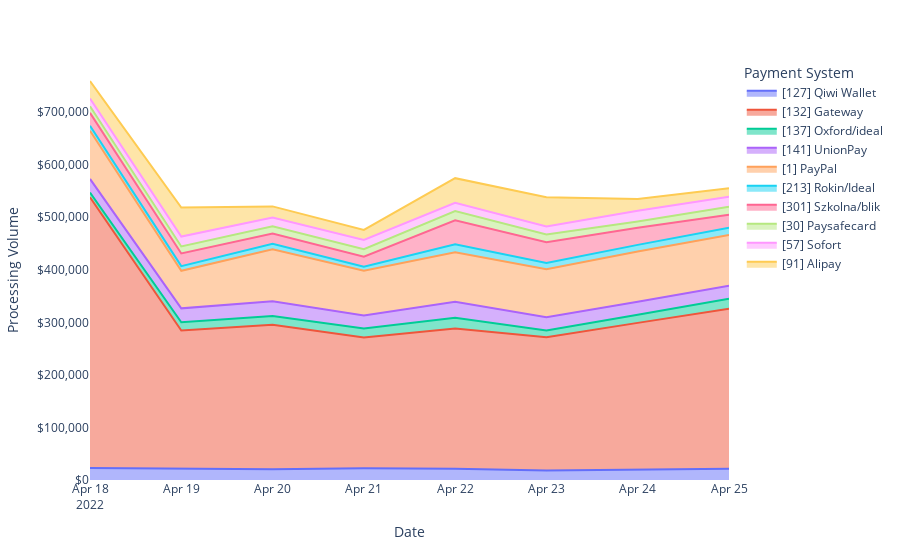

Notebook code for this chart:
### Code cell
graph_top_ps_daily_PV(data)

### Figure 1 — Plotly figure (JSON) as saved in the notebook; plotly's stock layout.template omitted (floating-point values rounded to 4 significant figures)
{"data": [{"legendgroup": "[127] Qiwi Wallet", "line": {"color": "#636efa"}, "marker": {"symbol": "circle"}, "mode": "lines", "name": "[127] Qiwi Wallet", "orientation": "v", "showlegend": true, "stackgroup": "1", "type": "scatter", "visible": true, "x": ["2022-04-18", "2022-04-19", "2022-04-20", "2022-04-21", "2022-04-22", "2022-04-23", "2022-04-24", "2022-04-25"], "xaxis": "x", "y": [22620.0, 21440.0, 20450.0, 22280.0, 21400.0, 18190.0, 19990.0, 21580.0], "yaxis": "y"}, {"legendgroup": "[132] Gateway", "line": {"color": "#EF553B"}, "marker": {"symbol": "circle"}, "mode": "lines", "name": "[132] Gateway", "orientation": "v", "showlegend": true, "stackgroup": "1", "type": "scatter", "visible": true, "x": ["2022-04-18", "2022-04-19", "2022-04-20", "2022-04-21", "2022-04-22", "2022-04-23", "2022-04-24", "2022-04-25"], "xaxis": "x", "y": [515300.0, 263100.0, 275100.0, 249100.0, 266900.0, 253300.0, 279000.0, 304300.0], "yaxis": "y"}, {"legendgroup": "[137] Oxford/ideal", "line": {"color": "#00cc96"}, "marker": {"symbol": "circle"}, "mode": "lines", "name": "[137] Oxford/ideal", "orientation": "v", "showlegend": true, "stackgroup": "1", "type": "scatter", "visible": true, "x": ["2022-04-18", "2022-04-19", "2022-04-20", "2022-04-21", "2022-04-22", "2022-04-23", "2022-04-24", "2022-04-25"], "xaxis": "x", "y": [8950.0, 15570.0, 16690.0, 16880.0, 20270.0, 12910.0, 15360.0, 19080.0], "yaxis": "y"}, {"legendgroup": "[141] UnionPay", "line": {"color": "#ab63fa"}, "marker": {"symbol": "circle"}, "mode": "lines", "name": "[141] UnionPay", "orientation": "v", "showlegend": true, "stackgroup": "1", "type": "scatter", "visible": true, "x": ["2022-04-18", "2022-04-19", "2022-04-20", "2022-04-21", "2022-04-22", "2022-04-23", "2022-04-24", "2022-04-25"], "xaxis": "x", "y": [26000.0, 26490.0, 27820.0, 24850.0, 30740.0, 25320.0, 24940.0, 24630.0], "yaxis": "y"}, {"legendgroup": "[1] PayPal", "line": {"color": "#FFA15A"}, "marker": {"symbol": "circle"}, "mode": "lines", "name": "[1] PayPal", "orientation": "v", "showlegend": true, "stackgroup": "1", "type": "scatter", "visible": true, "x": ["2022-04-18", "2022-04-19", "2022-04-20", "2022-04-21", "2022-04-22", "2022-04-23", "2022-04-24", "2022-04-25"], "xaxis": "x", "y": [91570.0, 71450.0, 98800.0, 85190.0, 94100.0, 91270.0, 95390.0, 96760.0], "yaxis": "y"}, {"legendgroup": "[213] Rokin/Ideal", "line": {"color": "#19d3f3"}, "marker": {"symbol": "circle"}, "mode": "lines", "name": "[213] Rokin/Ideal", "orientation": "v", "showlegend": true, "stackgroup": "1", "type": "scatter", "visible": true, "x": ["2022-04-18", "2022-04-19", "2022-04-20", "2022-04-21", "2022-04-22", "2022-04-23", "2022-04-24", "2022-04-25"], "xaxis": "x", "y": [9513.0, 8859.0, 10470.0, 7570.0, 14880.0, 12160.0, 12680.0, 13570.0], "yaxis": "y"}, {"legendgroup": "[301] Szkolna/blik", "line": {"color": "#FF6692"}, "marker": {"symbol": "circle"}, "mode": "lines", "name": "[301] Szkolna/blik", "orientation": "v", "showlegend": true, "stackgroup": "1", "type": "scatter", "visible": true, "x": ["2022-04-18", "2022-04-19", "2022-04-20", "2022-04-21", "2022-04-22", "2022-04-23", "2022-04-24", "2022-04-25"], "xaxis": "x", "y": [24710.0, 24180.0, 19880.0, 18870.0, 45930.0, 39100.0, 32820.0, 24660.0], "yaxis": "y"}, {"legendgroup": "[30] Paysafecard", "line": {"color": "#B6E880"}, "marker": {"symbol": "circle"}, "mode": "lines", "name": "[30] Paysafecard", "orientation": "v", "showlegend": true, "stackgroup": "1", "type": "scatter", "visible": true, "x": ["2022-04-18", "2022-04-19", "2022-04-20", "2022-04-21", "2022-04-22", "2022-04-23", "2022-04-24", "2022-04-25"], "xaxis": "x", "y": [12500.0, 13230.0, 13760.0, 14380.0, 17450.0, 14730.0, 11790.0, 15380.0], "yaxis": "y"}, {"legendgroup": "[57] Sofort", "line": {"color": "#FF97FF"}, "marker": {"symbol": "circle"}, "mode": "lines", "name": "[57] Sofort", "orientation": "v", "showlegend": true, "stackgroup": "1", "type": "scatter", "visible": true, "x": ["2022-04-18", "2022-04-19", "2022-04-20", "2022-04-21", "2022-04-22", "2022-04-23", "2022-04-24", "2022-04-25"], "xaxis": "x", "y": [14690.0, 18940.0, 16520.0, 17720.0, 15760.0, 15470.0, 20450.0, 18820.0], "yaxis": "y"}, {"legendgroup": "[91] Alipay", "line": {"color": "#FECB52"}, "marker": {"symbol": "circle"}, "mode": "lines", "name": "[91] Alipay", "orientation": "v", "showlegend": true, "stackgroup": "1", "type": "scatter", "visible": true, "x": ["2022-04-18", "2022-04-19", "2022-04-20", "2022-04-21", "2022-04-22", "2022-04-23", "2022-04-24", "2022-04-25"], "xaxis": "x", "y": [33310.0, 55150.0, 21150.0, 18950.0, 46840.0, 55510.0, 22270.0, 16170.0], "yaxis": "y"}], "layout": {"autosize": true, "hovermode": "x", "legend": {"title": {"text": "Payment System"}, "tracegroupgap": 0}, "margin": {"t": 60}, "plot_bgcolor": "white", "xaxis": {"anchor": "y", "autorange": true, "domain": [0, 1], "range": ["2022-04-18", "2022-04-25"], "title": {"text": "Date"}, "type": "date"}, "yaxis": {"anchor": "x", "autorange": true, "domain": [0, 1], "range": [0, 799200.0], "rangemode": "tozero", "tickformat": "$,", "title": {"text": "Processing Volume"}, "type": "linear"}}}
